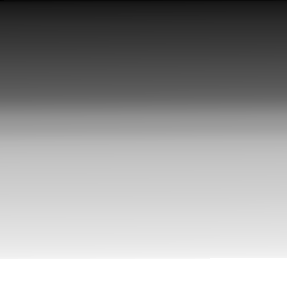
#> input picture images/img1_tp.png, 287 x 288 px; its folder holds 3 pictures in this run
$ jupyter execute --allow-errors tp1.ipynb
#> lines starting #> are read from the running program, lines starting #| are printed output that depends on the picture
# Balance de blancos con White-Patch

En este cuaderno implementamos el algoritmo **White-Patch** para corregir el balance de blancos de las imágenes provistas. El flujo es:

1. Detectar el canal con mayor respuesta (parche blanco) para cada componente RGB.
2. Calcular factores de escala para normalizar dichos máximos a 255.
3. Aplicar la ganancia a todos los píxeles y comparar el resultado con las imágenes originales.

## Fallas frecuentes del White-Patch
Aunque el algoritmo es sencillo, asume la presencia de un parche blanco representativo y una respuesta lineal. Puede fallar en:

- **Escena sin blancos reales**: la ganancia se ajusta a un color incorrecto y deja dominante.
- **Destellos especulares o saturaciones puntuales**: el máximo lo producen reflejos y genera ganancias exageradas; usar percentiles <100 ayuda.
- **Iluminaciones mixtas**: un factor global por canal no corrige varias luces simultáneas, dejando zonas con distinto tinte.
- **Clipping o compresión**: si el sensor recortó los valores altos, el máximo observado es bajo y el balance queda insuficiente o posteriza.
- **Escenas oscuras con ruido**: el máximo proviene de ruido electrónico y hace que toda la imagen quede sobreexpuesta.
- **Espacios no lineales (sRGB/gamma)**: la proporcionalidad entre canales se rompe y persisten dominantes.

Cuando se dan estos casos conviene recurrir a variantes como Gray-World, Shades-of-Gray o métodos aprendidos.

## Cargar dependencias
Importamos las bibliotecas requeridas para manipular rutas, procesar imágenes y visualizar resultados.

[cell 1]
from pathlib import Path

import cv2
import matplotlib.pyplot as plt
import numpy as np

plt.rcParams["figure.figsize"] = (10, 4)
plt.rcParams["axes.titlesize"] = 12

## Localizar el conjunto de datos
Buscamos las imágenes dentro de `data/withe-patch` (según el enunciado). Si esa carpeta no existe intentamos variantes razonables y, finalmente, `images/white_patch` incluida en este repositorio.

[cell 2]
VALID_EXTENSIONS = {".png", ".jpg", ".jpeg", ".bmp", ".tif", ".tiff"}
DATA_DIR_CANDIDATES = [
    Path("data/withe-patch"),
    Path("data/white-patch"),
    Path("data/white_patch"),
    Path("images/white_patch"),
]

#> (the rest of this cell did not finish here and is left out)

## Implementar White-Patch
La idea básica es aprovechar que, bajo la hipótesis de Retinex, existe al menos un parche blanco saturado en la escena. Sus valores máximos por canal determinan factores de ganancia para toda la imagen.

Sea $I(c)$ el máximo del canal $c \in \{R, G, B\}$. El balanceado se obtiene como:

$$I'_c(x, y) = \min(255, I_c(x, y) \cdot \frac{255}{\max(I(c), \epsilon)})$$

Opcionalmente, podemos usar percentiles (<100) para volver el método más robusto al ruido extremo.

[cell 3]
def load_rgb_image(path: Path) -> np.ndarray:
    """Carga una imagen en RGB con profundidad uint8."""
    bgr = cv2.imread(str(path), cv2.IMREAD_COLOR)
    if bgr is None:
        raise ValueError(f"No se pudo abrir {path}")
    return cv2.cvtColor(bgr, cv2.COLOR_BGR2RGB)


def white_patch(image: np.ndarray, percentile: float = 100.0, eps: float = 1e-6):
    """Aplica White-Patch devolviendo la imagen corregida y los factores de ganancia."""
    if image.dtype != np.uint8:
        raise TypeError("Se espera una imagen uint8 en el rango [0, 255]")

    float_img = image.astype(np.float32)
    channel_max = np.percentile(float_img, percentile, axis=(0, 1))
    gains = 255.0 / np.maximum(channel_max, eps)

    corrected = np.clip(float_img * gains, 0, 255).astype(np.uint8)
    return corrected, gains

## Aplicar y visualizar resultados
Mostramos cada imagen original junto a su versión balanceada para validar visualmente el algoritmo.

[cell 4]
results = []
#> (the rest of this cell did not finish here and is left out)

## Análisis de las imágenes corregidas
Al inspeccionar las ocho imágenes procesadas se observan distintos comportamientos:

- **test_blue/test_green/test_red**: las ganancias estimadas por canal (`[1.55, 1.85, 1.28]`, `[1.21, 1.02, 1.49]`, `[1.03, 1.62, 1.46]`) recuperan bien el parche blanco del cubo, pero la escena mantiene ligeras dominantes residuales en zonas alejadas del parche por la iluminación mixta.
- **wp_blue.jpg**: el máximo ya está en 255 para los tres canales, así que White-Patch no hace nada; la imagen sigue azulada porque no existe referencia blanca.
- **wp_green.png / wp_green2.jpg**: al no haber ningún píxel rojo brillante, los factores `[2.02, 1.01, 1.65]` y `[1.5, 1.0, 1.48]` levantan mucho el canal rojo y generan ruido en las sombras; es un ejemplo típico de escena sin parche neutro.
- **wp_red.png / wp_red2.jpg**: la luz rojiza produce máximos altos en R pero bajos en G/B; los factores `[1.0, 1.90, 2.09]` y `[1.0, 1.27, 1.26]` corrigen parcialmente, pero siguen apareciendo zonas verdosas porque White-Patch aplica un único valor global por canal.

Estas observaciones muestran que las “fallas” provienen del desajuste entre la hipótesis del algoritmo y la iluminación real de cada escena: cuando falta un parche blanco confiable o hay luces mixtas, los resultados presentan ruido, dominantes residuales o correcciones insuficientes.

## Análisis de fallas del White-Patch
El método White-Patch es simple pero supone que existe un parche blanco representativo y que los canales pueden escalarse linealmente. Algunos escenarios donde puede fallar o degradarse son:

- **Escena sin referencia blanca real**: si no hay píxeles brillantes neutros (por ejemplo, interiores con dominante uniforme), los máximos por canal corresponderán a otro color y generarían una corrección incorrecta.
- **Destellos o saturación especular**: reflejos muy puntuales saturan uno o dos canales y dominan el máximo, amplificando ruido o forzando ganancias extremas. Usar percentiles <100 ayuda, pero no elimina por completo el riesgo.
- **Iluminaciones múltiples**: cuando distintos objetos están bajo luces de tonos diferentes (mixtas), un único factor global por canal no puede balancear toda la escena, produciendo zonas con dominante residual.
- **Clipping previo o imágenes comprimidas**: si el sensor/cámara ya recortó valores altos, el máximo observado es artificialmente bajo y la corrección queda insuficiente, o bien introduce posterización tras el reescalado.
- **Ruido en escenas oscuras**: al no haber señal alta, el máximo puede provenir de ruido electrónico y elevar demasiado la ganancia, generando imágenes sobreexpuestas.
- **Respuesta no lineal o espacios distintos a RGB lineal**: si la imagen está en sRGB (gamma aplicada) o fue procesada, la premisa de proporcionalidad lineal se rompe y el balance puede dejar dominantes residuales.

Estas limitaciones motivan variantes más robustas como Gray-World, Shades-of-Gray, correcciones basadas en histogramas o algoritmos aprendidos, especialmente cuando no se puede garantizar un parche blanco en la escena.

## Imágenes `img1_tp` e `img2_tp` en escala de grises
Convertimos ambas imágenes a escala de grises con OpenCV para inspeccionarlas antes de analizar su distribución tonal.

[cell 5]
tp_images = {
    name: cv2.imread(str(Path('images') / name), cv2.IMREAD_GRAYSCALE)
    for name in ('img1_tp.png', 'img2_tp.png')
}
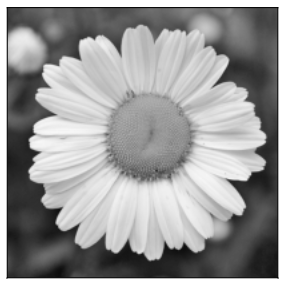
#> input picture images/img2_tp.png, 287 x 288 px
#> tp_images = 2 items
for name, img in tp_images.items():
    if img is None:
        raise FileNotFoundError(f'No se pudo abrir {name}')
    print(name, img.shape)
#> this loop made 2 passes
#> name on passes 1 to 2: 'img1_tp.png', 'img2_tp.png'
#| img1_tp.png (288, 287)
#| img2_tp.png (288, 287)

[cell 6]
fig, axes = plt.subplots(1, 2, figsize=(12, 5))
for ax, (name, img) in zip(axes, tp_images.items()):
    ax.imshow(img, cmap='gray')
    ax.set_title(f'{name} (grises)')
    ax.axis('off')
plt.tight_layout()
plt.show()
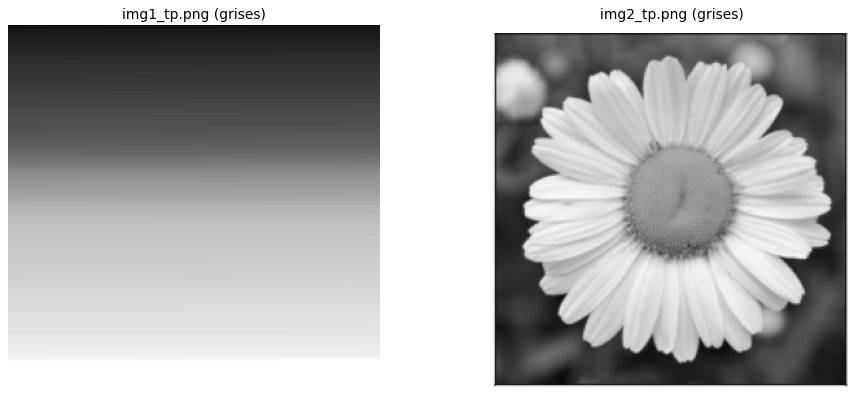
#> figure drawn by matplotlib, 2 panels

## Histogramas y comparación
Usamos 32 bins (suficientes para capturar la forma general sin exceso de ruido) y normalizamos cada histograma para compararlos en la misma escala.

[cell 7]
import numpy as np

NUM_BINS = 32
fig, ax = plt.subplots(figsize=(8, 4))
for name, img in tp_images.items():
    hist, bin_edges = np.histogram(img.ravel(), bins=NUM_BINS, range=(0, 255), density=True)
    centers = (bin_edges[:-1] + bin_edges[1:]) / 2
    ax.plot(centers, hist, label=name)

ax.set_xlabel('Intensidad (0-255)')
ax.set_ylabel('Densidad normalizada')
ax.set_title(f'Histogramas en escala de grises ({NUM_BINS} bins)')
ax.legend()
ax.grid(alpha=0.2)
plt.tight_layout()
plt.show()
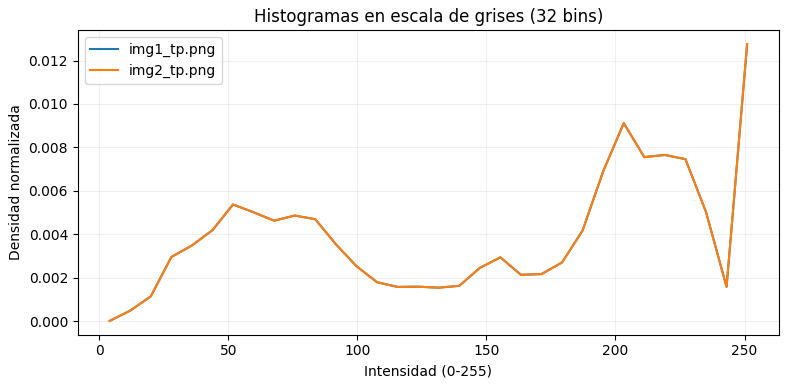
#> figure drawn by matplotlib, 1 panel; curve peaks at x = 251, y = 0.0128; curve peaks at x = 251, y = 0.0128
